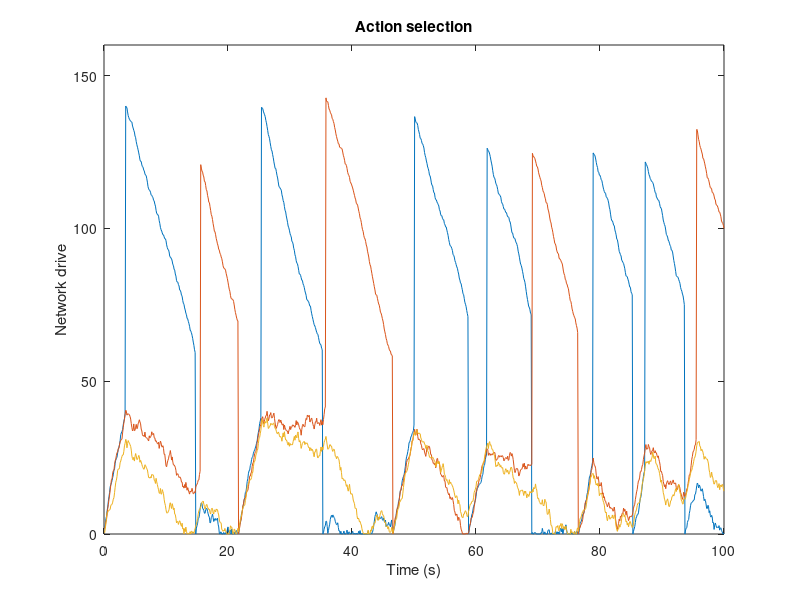

Write the MATLAB code that produced this figure.

nnetworks = 3;
nsteps = 1000;

network_drive = zeros(nnetworks, 3);
data1 = zeros(1, nsteps);
data2 = zeros(nnetworks, nsteps);

for nstep = 1:nsteps
    th = 50 + randn * 15;
    for nnetwork = 1:nnetworks
%         if nstep > 500 && nstep < 900 && nnetwork == 2
%             network_drive(nnetwork, 1) = network_drive(nnetwork, 1) + rand; % add sensory input  
%         end        
        if network_drive(nnetwork, 2) == 0 % if the network is not active
            network_drive(nnetwork, 1) = network_drive(nnetwork, 1) + rand * 2; % add a little to the network's drive
            if network_drive(nnetwork, 1) > th && ~sum(network_drive(:, 2) ~= 0) % if the network crosses threshold and no network is active
                network_drive(nnetwork, 1) = network_drive(nnetwork, 1) + 100; % add a lot to the network's drive
                network_drive(nnetwork, 2) = 1; % mark the network as active
                disp(horzcat('Network ', num2str(nnetwork), ' active'))
            end
        elseif network_drive(nnetwork, 2) == 1 % if the network is active
            other_nets = 1:nnetworks;
            other_nets(nnetwork) = [];
            network_drive(other_nets, 1) = network_drive(other_nets, 1) - rand * 2.5; % inhibit the other nets
            network_drive(nnetwork, 1) = network_drive(nnetwork, 1) - rand * 1.5; % and withdraw some of the network's drive
            if network_drive(nnetwork, 1) < th% if the network's drive falls below threshold
                network_drive(nnetwork, 1) = 0; % set it's drive to zero
                network_drive(nnetwork, 2) = 0; % and set it as no longer active
                disp(horzcat('Network ', num2str(nnetwork), ' inactive'))
            end
        end
    end
    network_drive(network_drive(:,1) < 0, 1) = 0; 
    this_network = find(network_drive(:, 2));
    if isempty(this_network)
        this_network = 0;
    end
    data1(1, nstep) = this_network;
    data2(:, nstep) = network_drive(:, 1);
end

figure(1)
clf
% set(1, 'color', 'w', 'position', [560 260 600/3 560/3])
set(1, 'color', 'w', 'position', [1921 1 1920 1003])
plot(0.1:0.1:nsteps/10, data2)
hold on
% plot([50 90], [155 155], 'color', 'k', 'linewidth', 1)
axis([0 nsteps/10 0 160])
xlabel('Time (s)')
ylabel('Network drive')
title('Action selection')
% export_fig('action_selection', '-r300', '-jpg', '-nocrop')

